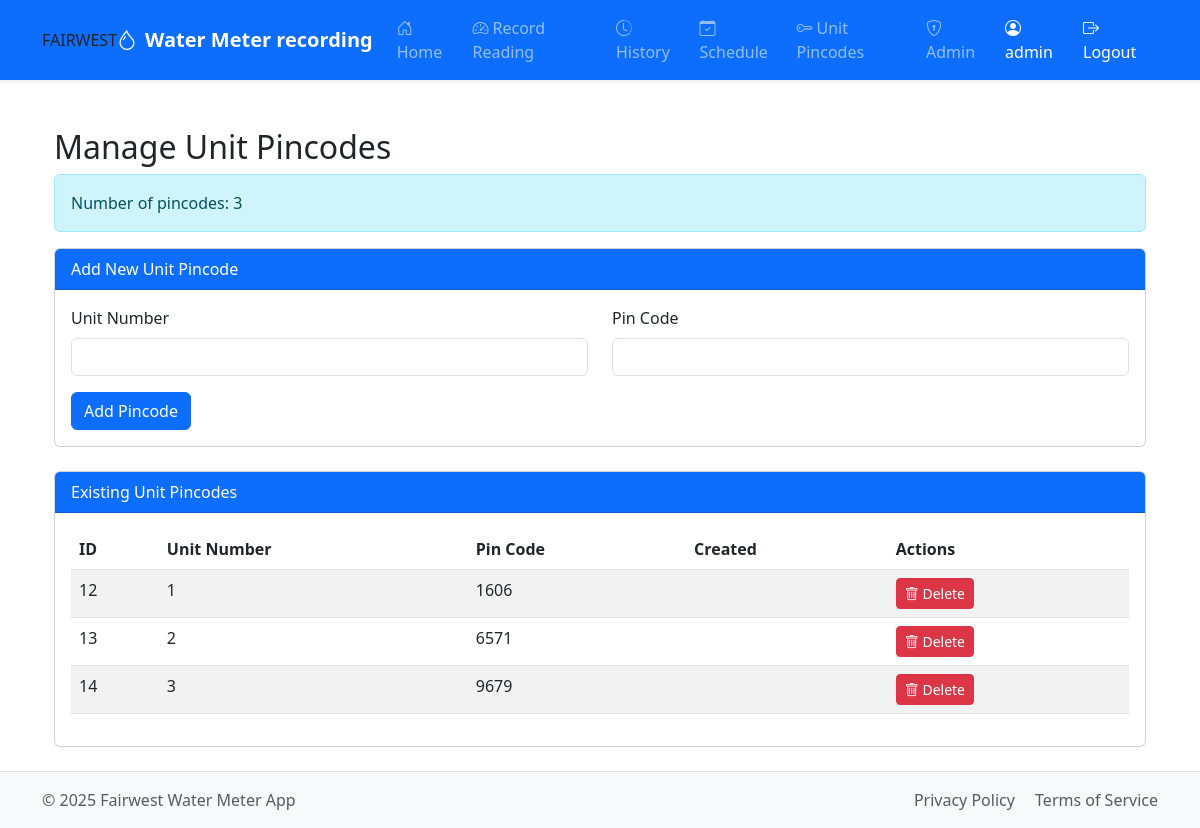
Before: /unit_pincode (signed in) with the older database file.
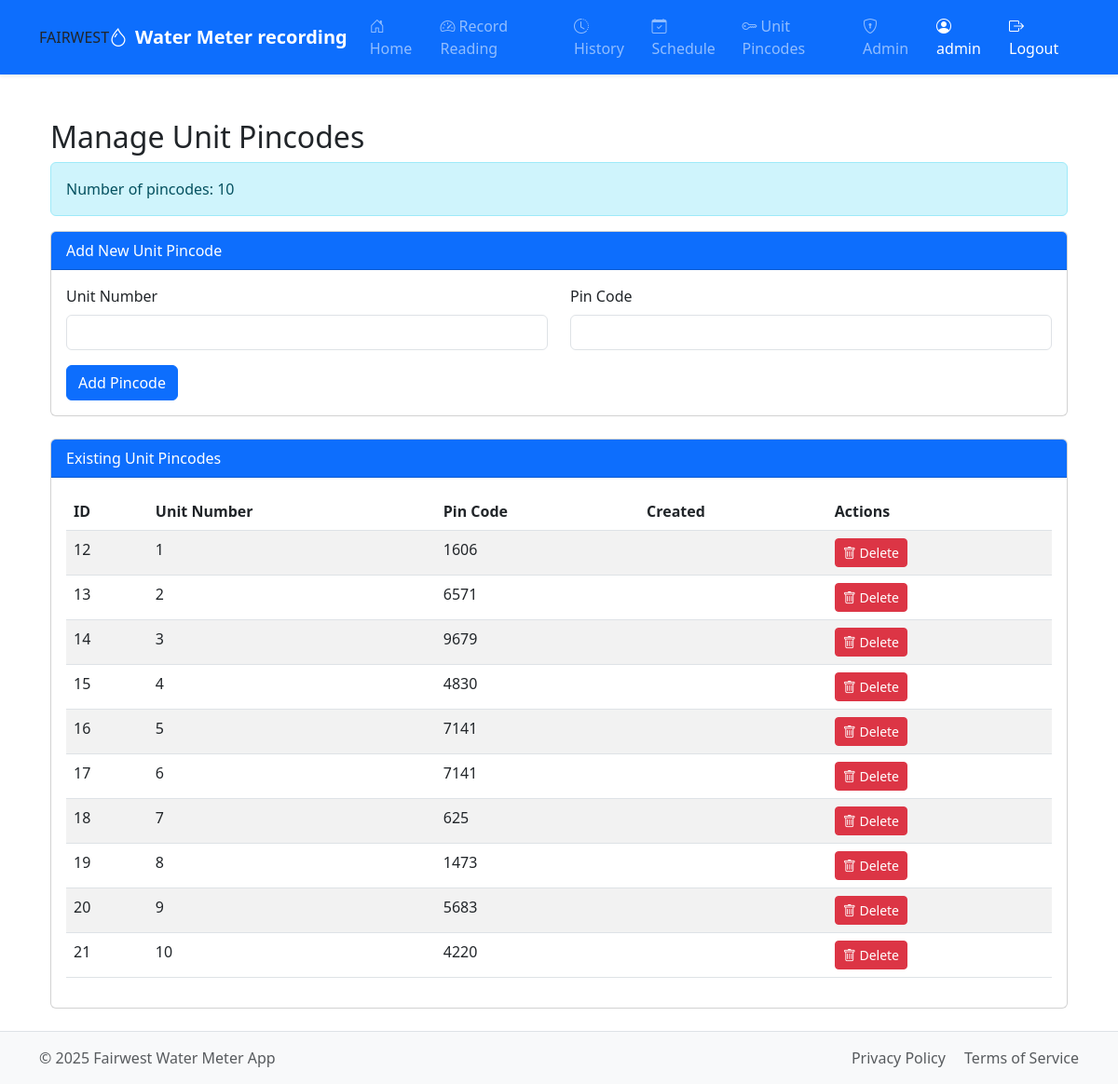
After: the same page with the newer database file.
### tables this page shows
CREATE TABLE users (
                id INTEGER PRIMARY KEY AUTOINCREMENT,
                username TEXT UNIQUE NOT NULL,
                email TEXT UNIQUE NOT NULL,
                password TEXT NOT NULL,
                unit_number TEXT UNIQUE NOT NULL,
                is_admin INTEGER DEFAULT 0,
                created_at DATETIME DEFAULT CURRENT_TIMESTAMP
            );

CREATE TABLE "unit_pincode" (
                id INTEGER PRIMARY KEY AUTOINCREMENT,
                unit_number INTEGER UNIQUE NOT NULL,
                pin_code INTEGER NOT NULL,
                created_at DATETIME DEFAULT CURRENT_TIMESTAMP
            );

### app.py (the view, shortened to what this page needs)
@app.route('/unit_pincode', methods=['GET', 'POST'])
def unit_pincode():
    if 'user_id' not in session or not session.get('is_admin'):
        flash('🔒 Unauthorized: Admin access required.', 'danger')
        return redirect(url_for('login'))
    conn = get_db()
    cursor = conn.cursor()
    cursor.execute("SELECT * FROM unit_pincode ORDER BY unit_number")
    unit_pincodes = [dict(row) for row in cursor.fetchall()]
    conn.close()
    return render_template('unit_pincode.html', unit_pincodes=unit_pincodes)

### app.py (called while the page is built)
@app.after_request
def after_request(response):
    response.headers["Cache-Control"] = "no-cache, no-store, must-revalidate"
    response.headers["Expires"] = 0
    response.headers["Pragma"] = "no-cache"
    return response

def get_db():
    conn = sqlite3.connect("meters.db")
    conn.row_factory = sqlite3.Row  # To access columns by name
    return conn

@app.before_request
def load_user():
    g.user = None
    if 'user_id' in session:
        conn = get_db()
        cursor = conn.cursor()
        try:
            cursor.execute("SELECT username FROM users WHERE id = ?", (session['user_id'],))
            user = cursor.fetchone()
            if user:
                g.user = user['username']
        except sqlite3.Error as e:
            flash(f"Error loading user: {e}", 'danger')
        finally:
            close_db(conn)

@app.context_processor
def inject_now():
    return {'now': datetime.now()}

### templates/unit_pincode.html
{% extends "base.html" %}
{% block content %}
<div class="container mt-4">
    <h2>Manage Unit Pincodes</h2>
    <div class="alert alert-info">
        Number of pincodes: {{ unit_pincodes|length }}
    </div>
    <div class="card mb-4">
        <div class="card-header bg-primary text-white">
            Add New Unit Pincode
        </div>
        <div class="card-body">
            <form method="POST" action="{{ url_for('unit_pincode') }}">
                <div class="row">
                    <div class="col-md-6 mb-3">
                        <label for="unit_number" class="form-label">Unit Number</label>
                        <input type="text" class="form-control" id="unit_number" name="unit_number" required>
                    </div>
                    <div class="col-md-6 mb-3">
                        <label for="pin_code" class="form-label">Pin Code</label>
                        <input type="text" class="form-control" id="pin_code" name="pin_code" required>
                    </div>
                </div>
                <button type="submit" class="btn btn-primary">Add Pincode</button>
            </form>
        </div>
    </div>
    <div class="card">
        <div class="card-header bg-primary text-white">
            Existing Unit Pincodes
        </div>
        <div class="card-body">
            {% if unit_pincodes %}
                <div class="table-responsive">
                    <table class="table table-striped">
                        <thead>
                            <tr>
                                <th>ID</th>
                                <th>Unit Number</th>
                                <th>Pin Code</th>
                                <th>Created</th>
                                <th>Actions</th>
                            </tr>
                        </thead>
                        <tbody>
                            {% for pincode in unit_pincodes %}
                            <tr>
                                <td>{{ pincode.id }}</td>
                                <td>{{ pincode.unit_number }}</td>
                                <td>{{ pincode.pin_code }}</td>
                                <td>{{ pincode.formatted_date }}</td>
                                <td>
                                    <form method="POST" action="{{ url_for('delete_pincode', pincode_id=pincode.id) }}">
                                        <button type="submit" class="btn btn-danger btn-sm" onclick="return confirm('Are you sure?')">
                                            <i class="bi bi-trash"></i> Delete
                                        </button>
                                    </form>
                                </td>
                            </tr>
                            {% endfor %}
                        </tbody>
                    </table>
                </div>
            {% else %}
                <div class="alert alert-warning">
                    No pincodes found in database. Add one using the form above.
                </div>
            {% endif %}
        </div>
    </div>
</div>
{% endblock %}

### templates/base.html (shortened to what this page needs)
<!DOCTYPE html>
<html lang="en">
<head>
    <link href="https://cdn.jsdelivr.net/npm/bootstrap@5.3.0/dist/css/bootstrap.min.css" rel="stylesheet">
    <link rel="stylesheet" href="https://cdn.jsdelivr.net/npm/bootstrap-icons@1.10.0/font/bootstrap-icons.css">
    <link rel="stylesheet" href="https://cdnjs.cloudflare.com/ajax/libs/font-awesome/5.15.4/css/all.min.css">
    <link rel="stylesheet" href="{{ url_for('static', filename='style.css') }}">
</head>
<body class="d-flex flex-column min-vh-100">
    <nav class="navbar navbar-expand-lg navbar-dark bg-primary shadow-sm">
        <div class="container">
            FAIRWEST<a class="navbar-brand fw-semibold fs-5" href="{{ url_for('index') }}">
                <i class="bi bi-droplet me-2"></i>Water Meter recording
            </a>
            <div class="collapse navbar-collapse" id="navbarNav">
                <ul class="navbar-nav me-auto">
                    {% if 'user_id' in session %}
                        <li class="nav-item">
                            <a class="nav-link" href="{{ url_for('index') }}">
                                <i class="bi bi-house-door me-1"></i>Home
                            </a>
                        </li>
                        <li class="nav-item">
                            <a class="nav-link" href="{{ url_for('meter') }}">
                                <i class="bi bi-speedometer2 me-1"></i>Record Reading
                            </a>
                        </li>
                        <li class="nav-item">
                            <a class="nav-link" href="{{ url_for('history') }}">
                                <i class="bi bi-clock-history me-1"></i>History
                            </a>
                        </li>
                        <li class="nav-item">
                            <a class="nav-link" href="{{ url_for('schedule') }}">
                                <i class="bi bi-calendar-check me-1"></i>Schedule
                            </a>
                        </li>
                        {% if session.get('is_admin') %}
                            <li class="nav-item">
                                <a class="nav-link" href="{{ url_for('unit_pincode') }}">
                                    <i class="bi bi-key me-1"></i>Unit Pincodes
                                </a>
                            </li>
                            <li class="nav-item">
                                <a class="nav-link" href="{{ url_for('admin_dashboard') }}">
                                    <i class="bi bi-shield-lock me-1"></i>Admin
                                </a>
                            </li>
                        {% endif %}
                    {% endif %}
                </ul>
                <ul class="navbar-nav">
                    {% if 'user_id' in session %}
                        <li class="nav-item">
                            <span class="nav-link disabled text-white">
                                <i class="bi bi-person-circle me-1"></i>{{ session.get('username', 'User') }}
                            </span>
                        </li>
                        <li class="nav-item">
                            <a class="nav-link text-white" href="{{ url_for('logout') }}">
                                <i class="bi bi-box-arrow-right me-1"></i>Logout
                            </a>
                        </li>
                    {% endif %}
                </ul>
            </div>
        </div>
    </nav>
    <main class="container my-4 flex-grow-1">
        {% block content %}{% endblock %}
    </main>
    <footer class="bg-light mt-auto py-3 border-top">
        <div class="container">
            <div class="row">
                <div class="col-md-6 text-center text-md-start">
                    <span class="text-muted">&copy; {{ now.year }} Fairwest Water Meter App</span>
                </div>
                <div class="col-md-6 text-center text-md-end">
                    <a href="#" class="text-decoration-none text-muted me-3">Privacy Policy</a>
                    <a href="#" class="text-decoration-none text-muted">Terms of Service</a>
                </div>
            </div>
        </div>
    </footer>
</body>
</html>

Changed rows visible on the page:
added unit_pincode: id "15", unit_number "4", pin_code "4830"
added unit_pincode: id "16", unit_number "5", pin_code "7141"
added unit_pincode: id "17", unit_number "6", pin_code "7141"
added unit_pincode: id "18", unit_number "7", pin_code "625"
added unit_pincode: id "19", unit_number "8", pin_code "1473"
added unit_pincode: id "20", unit_number "9", pin_code "5683"
added unit_pincode: id "21", unit_number "10", pin_code "4220"
Other visible differences:
{{ unit_pincodes|length }}: "3" → "10"
